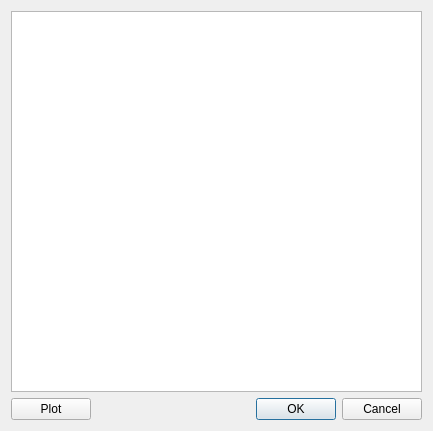
<?xml version="1.0" encoding="UTF-8"?>
<ui version="4.0">
 <class>UserTableData</class>
 <widget class="QDialog" name="UserTableData">
  <property name="geometry">
   <rect>
    <x>0</x>
    <y>0</y>
    <width>433</width>
    <height>431</height>
   </rect>
  </property>
  <property name="windowTitle">
   <string>Data</string>
  </property>
  <layout class="QGridLayout" name="gridLayout">
   <item row="0" column="0" colspan="2">
    <layout class="QVBoxLayout" name="verticalLayout">
     <item>
      <widget class="QTableWidget" name="dataTable"/>
     </item>
    </layout>
   </item>
   <item row="1" column="0">
    <widget class="QPushButton" name="pbPlot">
     <property name="text">
      <string>Plot</string>
     </property>
    </widget>
   </item>
   <item row="1" column="1">
    <widget class="QDialogButtonBox" name="buttonBox">
     <property name="orientation">
      <enum>Qt::Horizontal</enum>
     </property>
     <property name="standardButtons">
      <set>QDialogButtonBox::Cancel|QDialogButtonBox::Ok</set>
     </property>
    </widget>
   </item>
  </layout>
 </widget>
 <resources/>
 <connections>
  <connection>
   <sender>buttonBox</sender>
   <signal>accepted()</signal>
   <receiver>UserTableData</receiver>
   <slot>accept()</slot>
   <hints>
    <hint type="sourcelabel">
     <x>248</x>
     <y>254</y>
    </hint>
    <hint type="destinationlabel">
     <x>157</x>
     <y>274</y>
    </hint>
   </hints>
  </connection>
  <connection>
   <sender>buttonBox</sender>
   <signal>rejected()</signal>
   <receiver>UserTableData</receiver>
   <slot>reject()</slot>
   <hints>
    <hint type="sourcelabel">
     <x>316</x>
     <y>260</y>
    </hint>
    <hint type="destinationlabel">
     <x>286</x>
     <y>274</y>
    </hint>
   </hints>
  </connection>
 </connections>
</ui>
